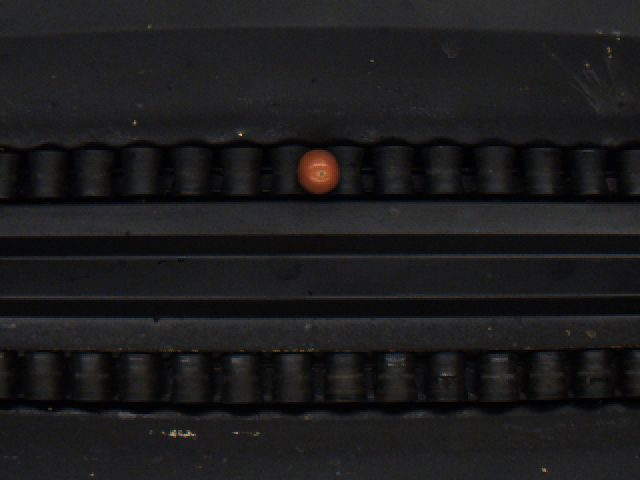
#> input picture Experiment/data_2021_2_25_8_36_19_V10_R6_COL_7.BMP, 640 x 480 px
$ python thresholding_0_0_50_2.py --image data_2021_2_25_8_36_19_V10_R6_COL_7.BMP
#> lines starting #> are read from the running program, lines starting #| are printed output that depends on the picture; after the words box and inside, x2 and y2 are one past the last pixel; in counts of white or black regions, pixels touching at a corner belong together
import cv2
import sys
import numpy as np
from PIL import Image
import argparse
import cv2
import os
import numpy as np


def nothing(x):
    pass


ap = argparse.ArgumentParser()
ap.add_argument("-i", "--image", required=True,
	help="path to input image to be OCR'd")
#ap.add_argument("-p", "--preprocess", type=str, default="thresh",
#	help="type of preprocessing to be done")
args = vars(ap.parse_args())
img = cv2.imread(args["image"])
#> img is the input picture: shape (480, 640, 3); mean B, G, R 28.2, 27.5, 27.9

img = cv2.resize(img, (0,0), fx=0.3, fy=0.3)
#> img: shape (144, 192, 3)

# Create a window
cv2.namedWindow('image')

# create trackbars for color change
cv2.createTrackbar('HMin','image',0,179,nothing) # Hue is from 0-179 for Opencv
cv2.createTrackbar('SMin','image',0,255,nothing)
cv2.createTrackbar('VMin','image',0,255,nothing)
cv2.createTrackbar('HMax','image',0,179,nothing)
cv2.createTrackbar('SMax','image',0,255,nothing)
cv2.createTrackbar('VMax','image',0,255,nothing)

# Set default value for MAX HSV trackbars.
cv2.setTrackbarPos('HMax', 'image', 179)
cv2.setTrackbarPos('SMax', 'image', 255)
cv2.setTrackbarPos('VMax', 'image', 255)

# Set experimental threshold values for HSV trackbars.
cv2.setTrackbarPos('HMin', 'image', 0)
cv2.setTrackbarPos('SMin', 'image', 0)
cv2.setTrackbarPos('VMin', 'image', 50)

# Initialize to check if HSV min/max value changes
hMin = sMin = vMin = hMax = sMax = vMax = 0
phMin = psMin = pvMin = phMax = psMax = pvMax = 0

output = img
waitTime = 33

while(1):

    # get current positions of all trackbars
    hMin = cv2.getTrackbarPos('HMin','image')
    sMin = cv2.getTrackbarPos('SMin','image')
    vMin = cv2.getTrackbarPos('VMin','image')

    hMax = cv2.getTrackbarPos('HMax','image')
    sMax = cv2.getTrackbarPos('SMax','image')
    vMax = cv2.getTrackbarPos('VMax','image')

    # Set minimum and max HSV values to display
    lower = np.array([hMin, sMin, vMin])
    upper = np.array([hMax, sMax, vMax])

    # Create HSV Image and threshold into a range.
    hsv = cv2.cvtColor(img, cv2.COLOR_BGR2HSV)
#> hsv: shape (144, 192, 3); mean H, S, V 83.4, 44.1, 30.3
    mask = cv2.inRange(hsv, lower, upper)
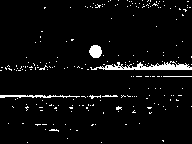
#> mask: shape (144, 192); 4.5% white; 221 white regions (215 under 20 px), largest, box (x1, y1, x2, y2) and area: (90, 61, 192, 70) 450, (0, 95, 80, 98) 148, (89, 45, 102, 58) 132, (163, 76, 192, 77) 29, (102, 95, 118, 97) 25, (89, 95, 101, 99) 22
    output = cv2.bitwise_and(img,img, mask= mask)
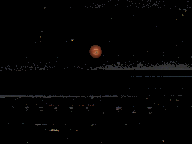
#> output: shape (144, 192, 3); mean B, G, R 2.3, 2.3, 2.6

    # Print if there is a change in HSV value
    if( (phMin != hMin) | (psMin != sMin) | (pvMin != vMin) | (phMax != hMax) | (psMax != sMax) | (pvMax != vMax) ):
        print("(hMin = %d , sMin = %d, vMin = %d), (hMax = %d , sMax = %d, vMax = %d)" % (hMin , sMin , vMin, hMax, sMax , vMax))
        phMin = hMin
        psMin = sMin
        pvMin = vMin
        phMax = hMax
        psMax = sMax
        pvMax = vMax

    # Display output image
    cv2.imshow('image',output)

    # Wait longer to prevent freeze for videos.
    if cv2.waitKey(waitTime) & 0xFF == ord('q'):
#> (key q is pressed here)
        break

cv2.destroyAllWindows()
